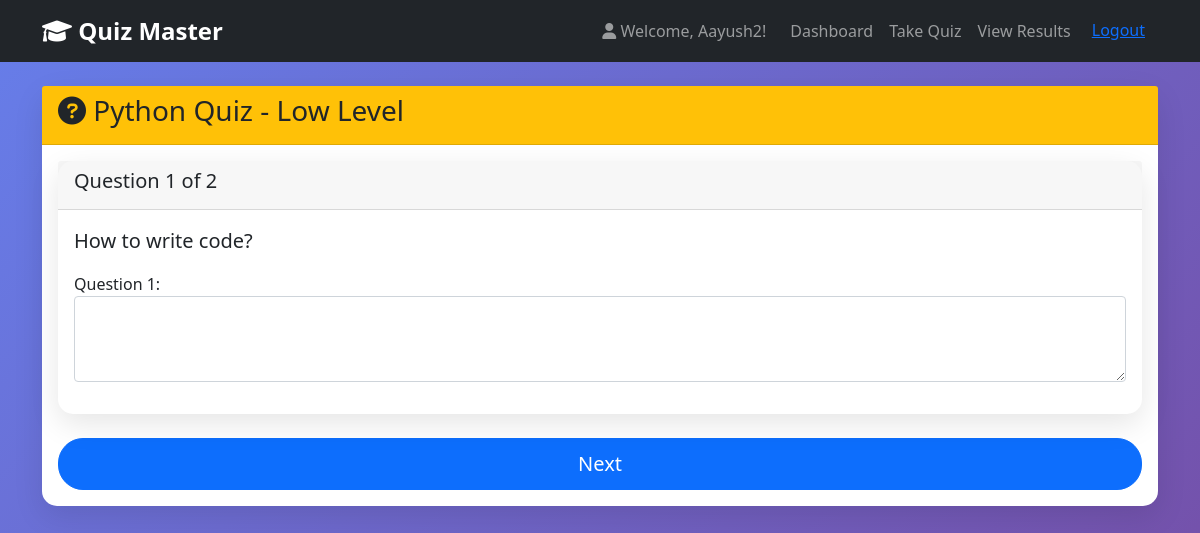
/quiz/take/1/ (signed in), run on the app's committed database.
### quiz_app/models.py (models this page shows, shortened)
class QuizUser(models.Model):
    user = models.OneToOneField(User, on_delete=models.CASCADE)
    name = models.CharField(max_length=100)
    created_at = models.DateTimeField(auto_now_add=True)

class QuizSession(models.Model):
    user = models.ForeignKey(QuizUser, on_delete=models.CASCADE)
    language = models.CharField(max_length=20)
    difficulty = models.CharField(max_length=10)
    start_time = models.DateTimeField(auto_now_add=True)
    questions = models.TextField()  # JSON string of question IDs

class Question(models.Model):
    LANGUAGE_CHOICES = [
        ('Python', 'Python'),
        ('Java', 'Java'),
        ('JavaScript', 'JavaScript'),
        ('SQL', 'SQL'),
        ('C++', 'C++'),
    ]
    DIFFICULTY_CHOICES = [
        ('Low', 'Low'),
        ('Medium', 'Medium'),
        ('High', 'High'),
    ]
    QUESTION_TYPES = [
        ('boolean', 'True/False'),
        ('single_choice', 'Single Choice (4 options)'),
        ('multiple_choice', 'Multiple Choice'),
        ('text', 'Text Answer'),
    ]
    language = models.CharField(max_length=20, choices=LANGUAGE_CHOICES)
    difficulty = models.CharField(max_length=10, choices=DIFFICULTY_CHOICES)
    question_type = models.CharField(max_length=20, choices=QUESTION_TYPES)
    question_text = models.TextField()
    correct_answer = models.TextField(null=True, blank=True)  # For text answers
    correct_boolean = models.BooleanField(null=True, blank=True)  # For boolean questions
    created_at = models.DateTimeField(auto_now_add=True)

### quiz_app/views.py (the view)
# urls.py: path('quiz/take/<int:session_id>/', views.take_quiz_view, name='take_quiz'),
@login_required
def take_quiz_view(request, session_id):
    session = get_object_or_404(QuizSession, id=session_id, user__user=request.user)
    question_ids = json.loads(session.questions)
    questions = list(Question.objects.filter(id__in=question_ids))
    total_questions = len(questions)
    current_index = request.session.get(f'quiz_{session_id}_current', 0)
    answers = request.session.get(f'quiz_{session_id}_answers', {})
    if request.method == 'POST':
        form = QuizAnswerForm([questions[current_index]], request.POST)
        if form.is_valid():
            field_name = f'question_{questions[current_index].id}'
            answers[str(questions[current_index].id)] = form.cleaned_data.get(field_name)
            request.session[f'quiz_{session_id}_answers'] = answers
            if 'next' in request.POST:
                current_index += 1
                request.session[f'quiz_{session_id}_current'] = current_index
                return redirect('take_quiz', session_id=session_id)
            elif 'submit' in request.POST:
                score = 0
                results = []
                for idx, question in enumerate(questions):
                    user_answer = answers.get(str(question.id))
                    correct = False
                    score_increment = 0
                    if question.question_type == 'boolean':
                        if user_answer is not None and user_answer != '':
                            correct = (user_answer == str(question.correct_boolean))
                        else:
                            correct = False
                        if correct:
                            score_increment = 1
                    elif question.question_type == 'single_choice':
                        correct = user_answer == question.correct_answer
                        if correct:
                            score_increment = 1
                    elif question.question_type == 'multiple_choice':
                        if user_answer:
                            if isinstance(user_answer, str):
                                user_answer_set = set([user_answer])
                            else:
                                user_answer_set = set(user_answer)
                            correct_answer_set = set(ans.strip() for ans in question.correct_answer.split(',') if ans.strip())
                            correct = user_answer_set == correct_answer_set
                        else:
                            correct = False
                        if correct:
                            score_increment = 1
                    elif question.question_type == 'text':
                        if user_answer and question.correct_answer:
                            correct = user_answer.strip().lower() == question.correct_answer.strip().lower()
                            s1 = user_answer.strip().lower().split()
                            s2 = question.correct_answer.strip().lower().split()
                            words1 = set(s1)
                            words2 = set(s2)
                            matching_words = words1.intersection(words2)
                            score_increment = len(matching_words) / len(s2) if len(s2) > 0 else 0
                        else:
                            correct = False
                            score_increment = 0
                    score += score_increment
                    results.append({
                        'question_id': question.id,
                        'question_text': question.question_text,
                        'question_type': question.question_type,
                        'correct_answer': question.correct_answer,
                        'correct_boolean': question.correct_boolean,
                        'user_answer': user_answer,
                        'correct': correct
                    })
                time_taken = timezone.now() - session.start_time
                quiz_user = get_object_or_404(QuizUser, user=request.user)
                result = QuizResult.objects.create(
                    user=quiz_user,
                    language=session.language,
                    difficulty=session.difficulty,
                    score=score,
                    total_time=time_taken
                )
                session.delete()
                request.session.pop(f'quiz_{session_id}_current', None)
                request.session.pop(f'quiz_{session_id}_answers', None)
                request.session['quiz_review'] = results
                return redirect('quiz_result', result_id=result.id)
    else:
        form = QuizAnswerForm([questions[current_index]])
    is_last = (current_index == total_questions - 1)
    return render(request, 'quiz_app/take_quiz.html', {
        'form': form,
        'question': questions[current_index],
        'current_index': current_index,
        'total_questions': total_questions,
        'is_last': is_last,
        'session': session
    })

### quiz_app/forms.py (shortened to what this page needs)
class QuizAnswerForm(forms.Form):
    def __init__(self, questions, *args, **kwargs):
        super().__init__(*args, **kwargs)
        for question in questions:
            field_name = f'question_{question.id}'
            if question.question_type == 'boolean':
                self.fields[field_name] = forms.ChoiceField(
                    choices=[('True', 'True'), ('False', 'False')],
                    widget=forms.RadioSelect(attrs={'class': 'form-check-input'}),
                    required=False
                )
            elif question.question_type == 'text':
                self.fields[field_name] = forms.CharField(
                    widget=forms.Textarea(attrs={'class': 'form-control', 'rows': 3}),
                    required=False
                )

### templates/quiz_app/take_quiz.html (shortened to what this page needs)
 {% extends 'base.html' %}
{% block content %}
<div class="row">
    <div class="col-12">
        <div class="card">
            <div class="card-header bg-warning text-dark">
                <h3><i class="fas fa-question-circle"></i> {{ session.language }} Quiz - {{ session.difficulty }} Level</h3>
            </div>
            <div class="card-body">
                <form method="post" id="quiz-form">
                    <div class="card mb-4">
                        <div class="card-header">
                            <h5>Question {{ current_index|add:1 }} of {{ total_questions }}</h5>
                        </div>
                        <div class="card-body">
                            <p class="lead">{{ question.question_text }}</p>
                            <div class="mb-3">
                                {{ form.as_p }}
                            </div>
                        </div>
                    </div>
                    <div class="d-grid gap-2 mt-3">
                        {% if not is_last %}
                            <button type="submit" name="next" class="btn btn-primary btn-lg btn-custom">Next</button>
                        {% else %}
                            <button type="submit" name="submit" class="btn btn-success btn-lg btn-custom">Submit Quiz</button>
                        {% endif %}
                    </div>
                </form>
            </div>
        </div>
    </div>
</div>
{% endblock %}

### templates/base.html (shortened to what this page needs)
<!DOCTYPE html>
<html lang="en">
<head>
    <link href="https://cdn.jsdelivr.net/npm/bootstrap@5.1.3/dist/css/bootstrap.min.css" rel="stylesheet">
    <link href="https://cdn.datatables.net/1.11.5/css/dataTables.bootstrap5.min.css" rel="stylesheet">
    <link href="https://cdnjs.cloudflare.com/ajax/libs/font-awesome/6.0.0/css/all.min.css" rel="stylesheet">
</head>
<body>
    <nav class="navbar navbar-expand-lg navbar-dark bg-dark">
        <div class="container">
            <a class="navbar-brand" href="{% url 'dashboard' %}">
                <i class="fas fa-graduation-cap"></i> Quiz Master
            </a>
            {% if user.is_authenticated %}
            <div class="navbar-nav ms-auto">
                <span class="navbar-text me-3">
                    <i class="fas fa-user"></i> Welcome, {{ user.quizuser.name }}!
                </span>
                <a class="nav-link" href="{% url 'dashboard' %}">Dashboard</a>
                <a class="nav-link" href="{% url 'quiz_selection' %}">Take Quiz</a>
                <a class="nav-link" href="{% url 'results_table' %}">View Results</a>
                <form action="{% url 'logout' %}" method="post" style="display:inline;">
                    <button type="submit" class="btn btn-link">Logout</button>
                </form>
            </div>
            {% endif %}
        </div>
    </nav>
    <div class="container mt-4">
        {% block content %}
        {% endblock %}
    </div>
</body>
</html>

### templates/base.html (style rules this page uses)
body { background: linear-gradient(135deg, #667eea 0%, #764ba2 100%); min-height: 100vh; }
.card { box-shadow: 0 10px 30px rgba(0,0,0,0.1); border: none; border-radius: 15px; }
.navbar-brand { font-weight: bold; font-size: 1.5rem; }
.btn-custom { border-radius: 25px; padding: 10px 30px; }

### data on the page
QuizSession: language "Python", difficulty "Low"
Question: question_text "How to write code?"

### other printed values
{{ user.quizuser.name }} "Aayush2"
{{ current_index|add:1 }} "1"
{{ total_questions }} "2"
